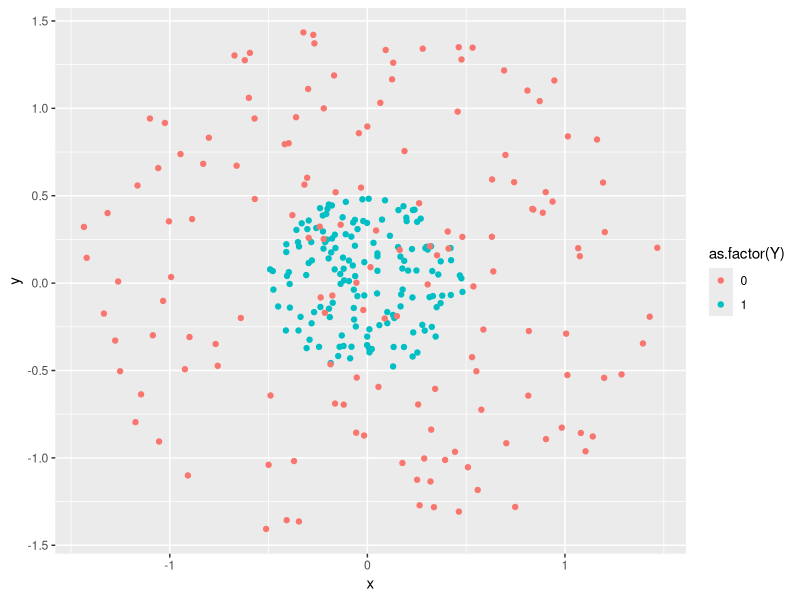
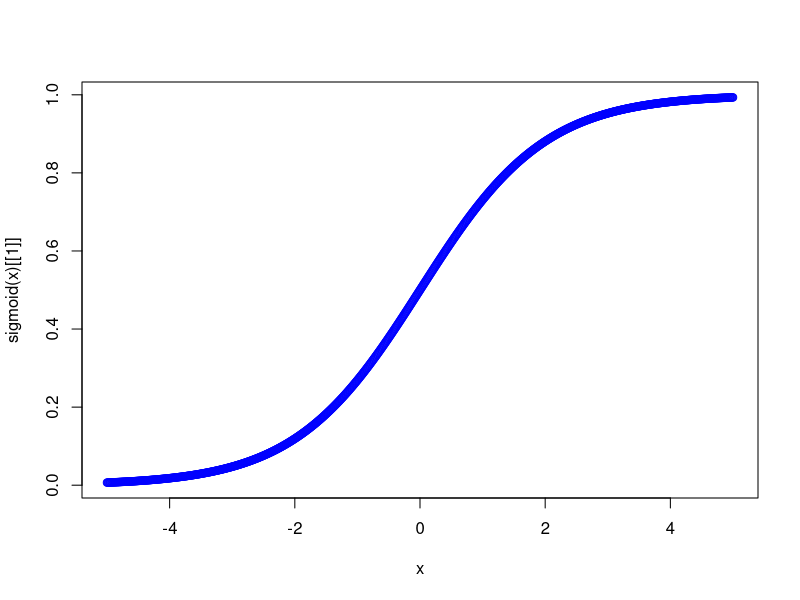
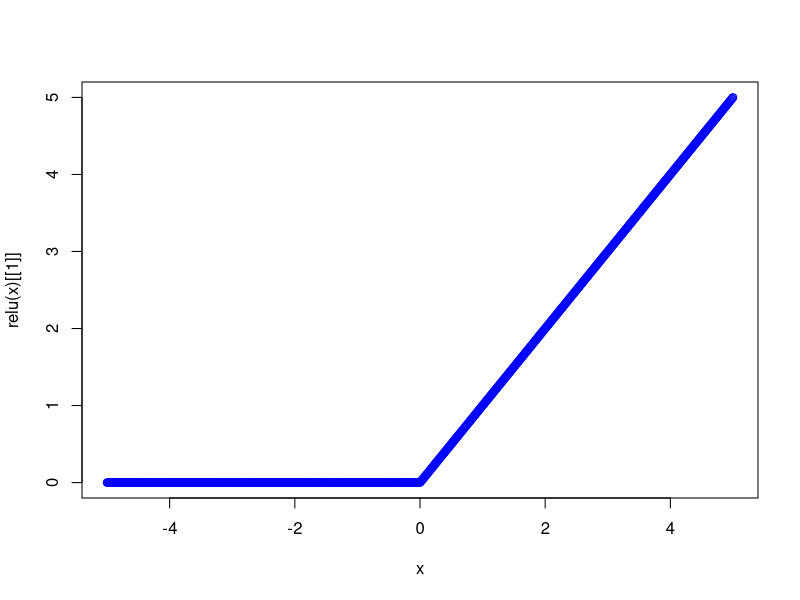

Reproduce these figures in R, in order. (Note: this script raises an error after producing the figures.)
# Problema de clasificacion

circulo <- function(x, R, centroX=0, centroY=0){
  r = R * sqrt(runif(x))
  theta = runif(x) * 2 * pi
  x = centroX + r * cos(theta)
  y = centroY + r * sin(theta)
  
  z = data.frame(x = x, y = y)
  return(z)
}

datos1 <- circulo(150,0.5)
datos2 <- circulo(150,1.5)

datos1$Y <- 1
datos2$Y <- 0
datos <- rbind(datos1,datos2)

rm(datos1,datos2, circulo)

library(ggplot2)
ggplot(datos,aes(x,y, col = as.factor(Y))) + geom_point()

X <- as.matrix(datos[,1:2])
Y <- as.matrix(datos[,3])

rm(datos)

# Red neuronal

neurona <- setRefClass(
  "neurona",
  fields = list(
    fun_act = "list",
    numero_conexiones = "numeric",
    numero_neuronas = "numeric",
    W = "matrix",
    b = "numeric"
  ),
  methods = list(
    initialize = function(fun_act, numero_conexiones, numero_neuronas)
    {
      fun_act <<- fun_act
      numero_conexiones <<- numero_conexiones
      numero_neuronas <<- numero_neuronas
      W <<- matrix(runif(numero_conexiones*numero_neuronas),
                   nrow = numero_conexiones)
      b <<- runif(numero_neuronas)
    }
  )
)

# Funcion sigmoide

sigmoid = function(x) {
  y = list() 
  y[[1]] <- 1 / (1 + exp(-x))
  y[[2]] <- x * (1 - x)
  return(y)
}

x <- seq(-5, 5, 0.01)
plot(x, sigmoid(x)[[1]], col='blue')

# Funcion relu

relu <- function(x){
  y <- list()
  y[[1]] <- ifelse(x<0,0,x)
  y[[2]] <- ifelse(x<0,0,1)
  return(y)
}

plot(x, relu(x)[[1]], col='blue')

# Capas de red

n = ncol(X) #Núm de neuronas en la primera capa
capas = c(n, 4, 8, 1) # Número de neuronas en cada capa.
funciones = list(sigmoid, relu, sigmoid) # Función de activación en cada capa

red <- list()

for (i in 1:(length(capas)-1)){
  red[[i]] <- neurona$new(funciones[i],capas[i], capas[i+1])
}

red

# Entrenamiento

entrenar <- function(red, X,Y, coste){
  
  out = list()
  out[[1]] <- append(list(matrix(0,ncol=2,nrow=1)), list(X))
  
  for(i in c(1:(length(red)))){
    z = list((out[[length(out)]][[2]] %*% red[[i]]$W + red[[i]]$b))
    a = list(red[[i]]$fun_act[[1]](z[[1]])[[1]])
    out[[i+1]] <- append(z,a)
  }
  return(out)
}

forward <- entrenar(red, X,Y, coste)
head(forward[[4]][[2]])

# Funcion de coste

coste <- function(Yp,Yr){
  y <- list()
  y[[1]] <- mean((Yp-Yr)^2)
  y[[2]] <- (Yp-Yr)
  return(y)
}

# Back Propagation

delta <- list() 

for (i in rev(1:length(red))){
  z = out[[i+1]][[1]]
  a = out[[i+1]][[2]]
  
  if(i == length(red)){
    delta[[1]] <- coste(a,Y)[[2]] * red[[i]]$fun_act[[1]](a)[[2]]
  } else{
    delta <- list(delta[[1]] %*% t(red[[i]]$W) * red[[i]]$fun_act[[1]](a)[[2]],delta)
  }
}
